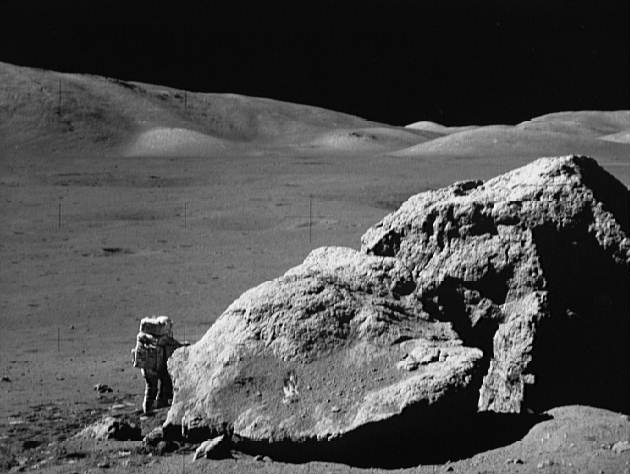
%> input picture moonlanding.png, 630 x 474 px
$ octave as2_Copy.m   (GNU Octave 9; MATLAB toolbox functions it lacks are replaced by stand-ins)
%> lines starting %> are read from the running program, lines starting %| are printed output that depends on the picture
%--------------------------------------------------
%Part I
%Manually add noise and do fft and ifft accordingly
%--------------------------------------------------

F=imread('moonlanding.png'); % read the gs image
%> F is the input picture: size 474x630 uint8; min 0, max 255, mean 77.8
im_size=size(F);% Obtain the size of the image
%> im_size = [474 630]
P=2*im_size(1);
%> P = 948
Q=2*im_size(2); % Obtaining padding parameters as 2*image size
%> Q = 1260
FS=fft2(double(F),P,Q);
%caculate the max value of specturm
                    %--------------
                    %QUESTION1
                    %--------------
FSmax=max(FS(:));
%> FSmax = 23229905
fprintf("FSmax is:%d\n", FSmax);
%| FSmax is:23229905
Fim=fftshift(FS);%move spectrum to center of imag

%caculate the coordinates of noise points
%center point coordinate
x_o=P/2+1; y_o=Q/2+1;
%> after `x_o=P/2+1`: x_o = 475
%> after `y_o=Q/2+1`: y_o = 631
%east noise point
%distance from noise point to center
d=100; offset=100/sqrt(2);
%east point
x_e=x_o; y_e=y_o+d;
%> after `x_e=x_o`: x_e = 475
%> after `y_e=y_o+d`: y_e = 731
%north east point
x_ne=round(x_o-offset); y_ne=round(y_o+offset);
%> after `x_ne=round(x_o-offset)`: x_ne = 404
%> after `y_ne=round(y_o+offset)`: y_ne = 702
%north point
x_n=x_o-d; y_n=y_o;
%> after `x_n=x_o-d`: x_n = 375
%> after `y_n=y_o`: y_n = 631
%north west point
x_nw=round(x_o-offset); y_nw=round(y_o-offset);
%> after `x_nw=round(x_o-offset)`: x_nw = 404
%> after `y_nw=round(y_o-offset)`: y_nw = 560
%west point
x_w=x_o; y_w=y_o-d;
%> after `x_w=x_o`: x_w = 475
%south west point
x_sw=round(x_o+offset); y_sw=round(y_o-offset);
%south point
x_s=x_o+d; y_s=y_o;
%south east point
x_se=round(x_o+offset); y_se=round(y_o+offset);
%south west point
%set neighbourhood of abouve points specified value
Fim_copy=Fim;
[Fim_copy(x_e-1,y_e+1),Fim_copy(x_e,y_e+1),Fim_copy(x_e+1,y_e+1),...
 Fim_copy(x_e-1,y_e),Fim_copy(x_e,y_e),Fim_copy(x_e+1,y_e),...
 Fim_copy(x_e-1,y_e-1),Fim_copy(x_e,y_e-1),Fim_copy(x_e+1,y_e-1)]=deal(FSmax/10);

[Fim_copy(x_se-1,y_se+1),Fim_copy(x_se,y_se+1),Fim_copy(x_se+1,y_se+1),...
 Fim_copy(x_se-1,y_se),Fim_copy(x_se,y_se),Fim_copy(x_se+1,y_se),...
 Fim_copy(x_se-1,y_se-1),Fim_copy(x_se,y_se-1),Fim_copy(x_se+1,y_se-1)]=deal(FSmax/10);

[Fim_copy(x_s-1,y_s+1),Fim_copy(x_s,y_s+1),Fim_copy(x_s+1,y_s+1),...
 Fim_copy(x_s-1,y_s),Fim_copy(x_s,y_s),Fim_copy(x_s+1,y_s),...
 Fim_copy(x_s-1,y_s-1),Fim_copy(x_s,y_s-1),Fim_copy(x_s+1,y_s-1)]=deal(FSmax/10);

[Fim_copy(x_sw-1,y_sw+1),Fim_copy(x_sw,y_sw+1),Fim_copy(x_sw+1,y_sw+1),...
 Fim_copy(x_sw-1,y_sw),Fim_copy(x_sw,y_sw),Fim_copy(x_sw+1,y_sw),...
 Fim_copy(x_sw-1,y_sw-1),Fim_copy(x_sw,y_sw-1),Fim_copy(x_sw+1,y_sw-1)]=deal(FSmax/10);

[Fim_copy(x_w-1,y_w+1),Fim_copy(x_w,y_w+1),Fim_copy(x_w+1,y_w+1),...
 Fim_copy(x_w-1,y_w),Fim_copy(x_w,y_w),Fim_copy(x_w+1,y_w),...
 Fim_copy(x_w-1,y_w-1),Fim_copy(x_w,y_w-1),Fim_copy(x_w+1,y_w-1)]=deal(FSmax/10);

[Fim_copy(x_nw-1,y_nw+1),Fim_copy(x_nw,y_nw+1),Fim_copy(x_nw+1,y_nw+1),...
 Fim_copy(x_nw-1,y_nw),Fim_copy(x_nw,y_nw),Fim_copy(x_nw+1,y_nw),...
 Fim_copy(x_nw-1,y_nw-1),Fim_copy(x_nw,y_nw-1),Fim_copy(x_nw+1,y_nw-1)]=deal(FSmax/10);

[Fim_copy(x_n-1,y_n+1),Fim_copy(x_n,y_n+1),Fim_copy(x_n+1,y_n+1),...
 Fim_copy(x_n-1,y_n),Fim_copy(x_n,y_n),Fim_copy(x_n+1,y_n),...
 Fim_copy(x_n-1,y_n-1),Fim_copy(x_n,y_n-1),Fim_copy(x_n+1,y_n-1)]=deal(FSmax/10);

[Fim_copy(x_ne-1,y_ne+1),Fim_copy(x_ne,y_ne+1),Fim_copy(x_ne+1,y_ne+1),...
 Fim_copy(x_ne-1,y_ne),Fim_copy(x_ne,y_ne),Fim_copy(x_ne+1,y_ne),...
 Fim_copy(x_ne-1,y_ne-1),Fim_copy(x_ne,y_ne-1),Fim_copy(x_ne+1,y_ne-1)]=deal(FSmax/10);

D0 = 100; W=8;
Filter_ideal = band_reject_filters('ideal', P, Q, D0,W);
Filter_btw = band_reject_filters('btw', P, Q, D0,W);
Filter_gaussian = band_reject_filters('gaussian', P, Q, D0,W);
%center the filter
Ff_ideal=fftshift(Filter_ideal);
Ff_btw=fftshift(Filter_btw);
Ff_gaussian=fftshift(Filter_gaussian);

                    %--------------
                    %QUESTION5
                    %--------------
Fim_copy_log=log(1+abs(Fim_copy));
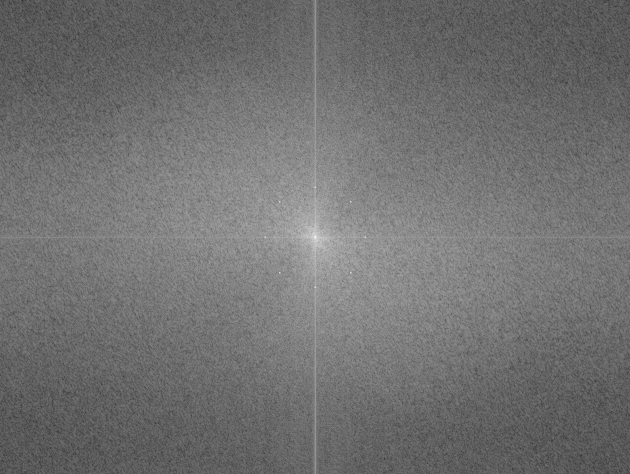
%> Fim_copy_log: size 948x1260 double (shown at 1/2 size); min 1.24, max 16.96, mean 8.19; drawn with min black and max white
Fim_copy_norm=mat2gray(Fim_copy_log)*255;
ideal_filtered_spec=uint8(Ff_ideal.*Fim_copy_norm);
figure(5)
imshow(ideal_filtered_spec,[]);
imwrite(ideal_filtered_spec,'ideal_filtered_spec_man.png');
title('ideal filtered spec');

btw_filtered_spec=uint8(Ff_btw.*Fim_copy_norm);
figure(6)
imshow(btw_filtered_spec,[]);
imwrite(btw_filtered_spec,'btw_filtered_spec_man.png');
title('btw filtered spec');

gaussian_filtered_spec=uint8(Ff_gaussian.*Fim_copy_norm);
figure(7)
imshow(gaussian_filtered_spec,[]);
imwrite(gaussian_filtered_spec,'gaussian_filtered_spec_man.png');
title('gaussian filtered spec');
                    %--------------
                    %QUESTION8
                    %--------------
ideal_image=uint8(abs(ifft2(Ff_ideal.*Fim_copy))); % multiply the FT of
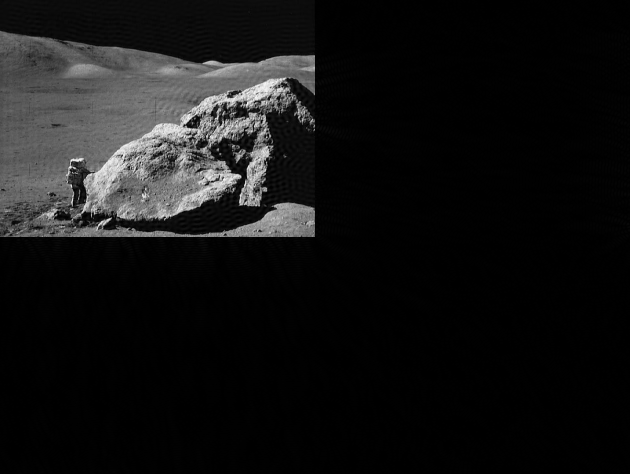
%> ideal_image: size 948x1260 uint8 (shown at 1/2 size); min 0, max 255, mean 19.9
ideal_image=ideal_image(1:im_size(1), 1:im_size(2));
%> ideal_image: size 474x630 uint8
figure(8)
imshow(ideal_image,[]);
title('ideal image');
imwrite(ideal_image,'ideal_image_man.png');

btw_image=uint8(abs(ifft2(Ff_btw.*Fim_copy))); % multiply the FT of
btw_image=btw_image(1:im_size(1), 1:im_size(2));
%> btw_image: size 474x630 uint8
figure(9)
imshow(btw_image,[]);
title('btw image');
imwrite(btw_image,'btw_image_man.png');

gaussian_image=uint8(abs(ifft2(Ff_gaussian.*Fim_copy))); % multiply the FT of
gaussian_image=gaussian_image(1:im_size(1), 1:im_size(2));
%> gaussian_image: size 474x630 uint8
figure(10)
imshow(gaussian_image,[]);
title('gaussian image');
imwrite(gaussian_image,'gaussian_image_man.png');

function H_out = band_reject_filters(filter_type, P, Q, D0,W)
%  Developing frequency domain coordinates
u = 0:(P-1);
v = 0:(Q-1);

idx = find(u > P/2);
u(idx) = u(idx) - P;
idy = find(v > Q/2);
v(idy) = v(idy) - Q;
% Compute the meshgrid coordinates
[V, U] = meshgrid(v, u);
% Compute the istance matrix
D = sqrt(U.^2 + V.^2);

% Begin fiter computations.
switch filter_type
    case 'ideal'
        H2=double(D<=D0+W/2);
        H1=double(D<=D0-W/2);
        H_out=1-(H2-H1);
    case 'btw'
        H_out = 1./(1 + (D.*W./(D.^2-D0^2)).^(2*4));
    case 'gaussian'
        H_out = 1-exp(-((D.^2-D0^2)./(D.*W)).^2);
    otherwise
       error('Unknown filter type.')
end
end
